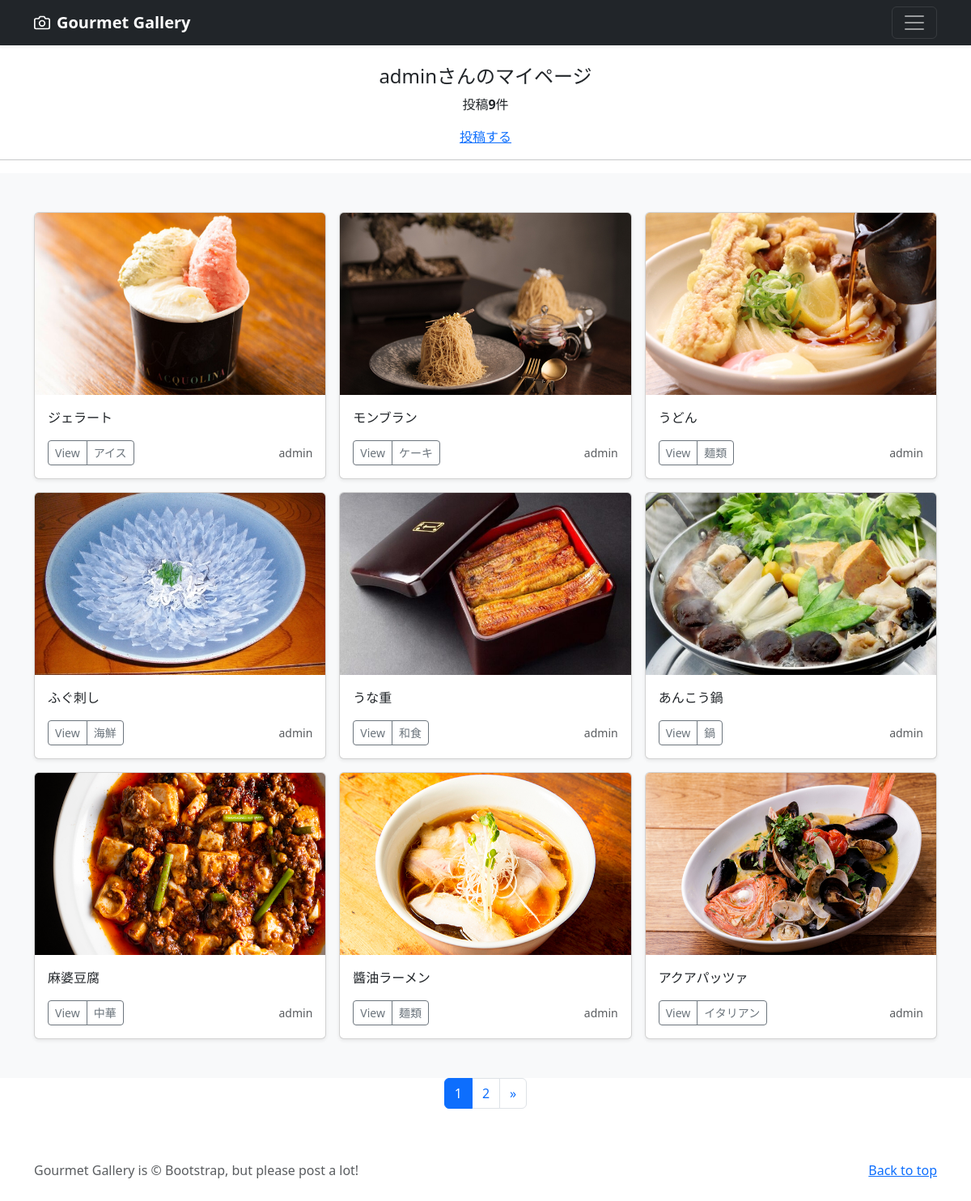
/mypage/ (signed in), run on the app's committed database.
### gourmetphotoaccounts/models.py (models this page shows)
class CustomUser(AbstractUser):
    pass

### gourmetphoto/models.py (models this page shows, shortened)
class GourmetphotoPost(models.Model):
    user = models.ForeignKey(CustomUser, verbose_name='ユーザー', on_delete=models.CASCADE)
    Category = models.ForeignKey(Category, verbose_name='カテゴリ', on_delete=models.PROTECT)
    title = models.CharField(verbose_name='タイトル', max_length=200)
    comment = models.TextField(verbose_name='コメント',)
    image1 = models.ImageField(verbose_name='イメージ1', upload_to = 'photos')
    image2 = models.ImageField(verbose_name='イメージ2', upload_to = 'photos', blank=True, null=True)
    posted_at = models.DateTimeField(verbose_name='投稿日時', auto_now_add=True)

class Category(models.Model):
    title = models.CharField(verbose_name='カテゴリ', max_length=20)

### gourmetphoto/views.py (the view)
# urls.py: path('mypage/', views.MypageView.as_view(), name = 'mypage'),
class MypageView(ListView):
    template_name = 'gourmetphoto/mypage.html'
    paginate_by = 9
    def get_queryset(self):
        queryset =GourmetphotoPost.objects.filter(user=self.request.user).order_by('-posted_at')
        return queryset

### gourmetphoto/templates/gourmetphoto/mypage.html (shortened to what this page needs)
{% extends 'gourmetphoto/base.html' %}
    {% block contents %}
    {% if user.is_authenticated %}
    <br>
    <div style="text-align:center">
        <h4>{{user.username}}さんのマイページ</h4>
        {% if object_list.count == 0 %}
            <p>{{user.username}}さんの投稿はありません</p>
        {% else %}
            <p>投稿<strong>{{object_list.count}}</strong>件</p>
        {% endif %}
        <a href="{% url 'gourmetphoto:post' %}">投稿する</a>
    </div>
    <hr>
    {% endif %}
    {% include "gourmetphoto/photos_list.html" %}
    {% include "gourmetphoto/pagination.html" %}
    {% endblock %}

### gourmetphoto/templates/gourmetphoto/base.html (shortened to what this page needs)
{% load static %}
<!doctype html>
<html lang="ja">
  <head><script src="../assets/js/color-modes.js"></script>
    <link href="https://cdn.jsdelivr.net/npm/bootstrap@5.3.0/dist/css/bootstrap.min.css" rel="stylesheet">
  </head>
  <body>
    <header>
      <div class="navbar navbar-dark bg-dark shadow-sm">
        <div class="container">
          <a href="{% url 'gourmetphoto:index' %}" class="navbar-brand d-flex align-items-center">
            <strong>Gourmet Gallery</strong>
          </a>
          <button class="navbar-toggler" type="button" data-bs-toggle="collapse" data-bs-target="#navbarHeader" aria-controls="navbarHeader" aria-expanded="false" aria-label="Toggle navigation">
            <span class="navbar-toggler-icon"></span>
          </button>
        </div>
      </div>
    </header>
    <main>
      {% block contents %}{% endblock %}
    </main>
    <footer class="text-body-secondary py-5">
      <div class="container">
        <p class="float-end mb-1">
          <a href="#">Back to top</a>
        </p>
        <p class="mb-1">Gourmet Gallery is &copy; Bootstrap, but please post a lot!</p>
      </div>
    </footer>
  </body>
</html>

### gourmetphoto/templates/gourmetphoto/photos_list.html
  <div class="album py-5 bg-body-tertiary">
    <div class="container">
      <div class="row row-cols-1 row-cols-sm-2 row-cols-md-3 g-3">
        {% for record in object_list %}
        <div class="col">
          <div class="card shadow-sm">
            <img src="{{ record.image1.url }}" class="bd-placeholder-img card-img-top" width="100%" height="225" xmlns="http://www.w3.org/2000/svg" role="img" aria-label="Placeholder: Thumbnail" preserveAspectRatio="xMidYMid slice" focusable="false"><title>Placeholder</title><rect width="100%" height="100%" fill="#55595c"/></img>
            <div class="card-body">
              <p class="card-text">{{record.title}}</p>
              <div class="d-flex justify-content-between align-items-center">
                <div class="btn-group">
                  <button type="button" class="btn btn-sm btn-outline-secondary"
                  onclick="location.href='{% url 'gourmetphoto:photo_detail' record.pk %}'">
                  View</button>
                  <button type="button" class="btn btn-sm btn-outline-secondary"
                    onclick="location.href='{% url 'gourmetphoto:gourmetphotos_cat' Category=record.Category.id %}'">
                    {{record.Category.title}}</button>
                </div>
                <small class="text-muted">{{record.user.username}}</small>
              </div>
            </div>
          </div>
        </div>
        {% endfor %}
      </div>
    </div>
  </div>

### gourmetphoto/templates/gourmetphoto/pagination.html (shortened to what this page needs)
<ul class="pagination" style="justify-content:center">
    {% for num in page_obj.paginator.page_range %}
        {% if page_obj.number == num %}
        <li class="page-item active">
            <span class="page-link">{{ num }}</span>
        </li>
        {% else %}
        <li class="page-item">
            <a class="page-link" href="?page={{ num }}">{{ num }}</a>
        </li>
        {% endif %}
    {% endfor %}
    {% if page_obj.has_next %}
    <li class="page-item">
        <a class="page-link" href="?page={{ page_obj.next_page_number }}" aria-label="Next">
            <span aria-hidden="true">&raquo;</span>
        </a>
    </li>
    {% endif %}
</ul>

### gourmetphoto/templates/gourmetphoto/base.html (style rules this page uses)
.bd-placeholder-img { font-size: 1.125rem; text-anchor: middle; -webkit-user-select: none; -moz-user-select: none; user-select: none; }

### data on the page
CustomUser: username "admin"
GourmetphotoPost: image1 (picture), title "ジェラート", Category "アイス", user.username "admin"
GourmetphotoPost: image1 (picture), title "モンブラン", Category "ケーキ", user.username "admin"
GourmetphotoPost: image1 (picture), title "うどん", Category "麺類", user.username "admin"
GourmetphotoPost: image1 (picture), title "ふぐ刺し", Category "海鮮", user.username "admin"
GourmetphotoPost: image1 (picture), title "うな重", Category "和食", user.username "admin"
GourmetphotoPost: image1 (picture), title "あんこう鍋", Category "鍋", user.username "admin"
GourmetphotoPost: image1 (picture), title "麻婆豆腐", Category "中華", user.username "admin"
GourmetphotoPost: image1 (picture), title "醬油ラーメン", Category "麺類", user.username "admin"
GourmetphotoPost: image1 (picture), title "アクアパッツァ", Category "イタリアン", user.username "admin"

### other printed values
{{ object_list.count }} "9"
{{ num }} "1"
{{ num }} "2"
